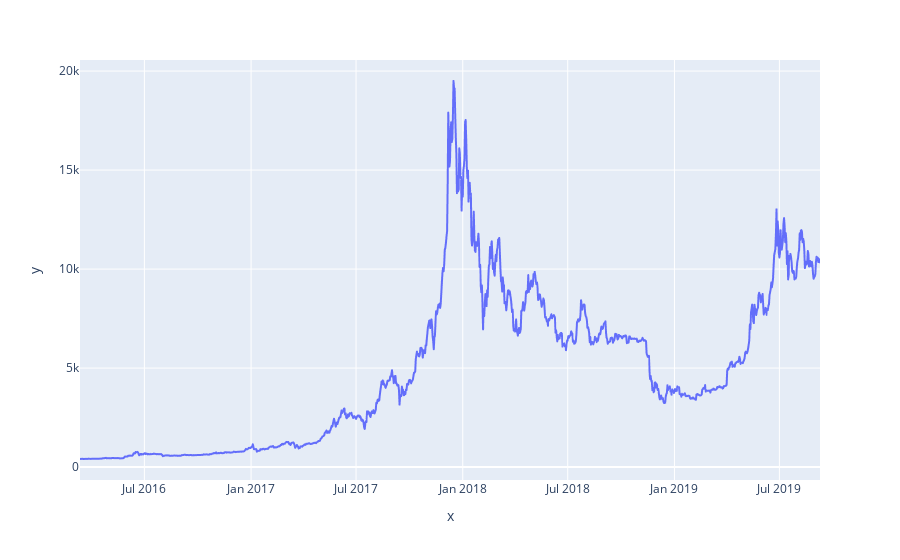

This figure's notebook cell:
### Code cell
# plot Prices
# Initilaize list 
import plotly.express as px 

X = list(Price_Score.loc[:,"timestamp"])
Y = list(Price_Score.loc[:,"Sentiment_Score"])


plot = px.line(x=X, y=Y)

plt.tight_layout()

plot.show()

### Figure 1 — Plotly figure (JSON) as saved in the notebook; plotly's stock layout.template omitted (floating-point values rounded to 4 significant figures; data arrays with more than 128 entries replaced by an {"elided": "..."} marker saying what was removed)
{"data": [{"hovertemplate": "x=%{x}<br>y=%{y}<extra></extra>", "legendgroup": "", "line": {"color": "#636efa", "dash": "solid"}, "marker": {"symbol": "circle"}, "mode": "lines", "name": "", "showlegend": false, "type": "scattergl", "x": {"elided": "1277 str values"}, "xaxis": "x", "y": {"elided": "1277 float values"}, "yaxis": "y"}], "layout": {"legend": {"tracegroupgap": 0}, "margin": {"t": 60}, "xaxis": {"anchor": "y", "domain": [0, 1], "title": {"text": "x"}}, "yaxis": {"anchor": "x", "domain": [0, 1], "title": {"text": "y"}}}}
